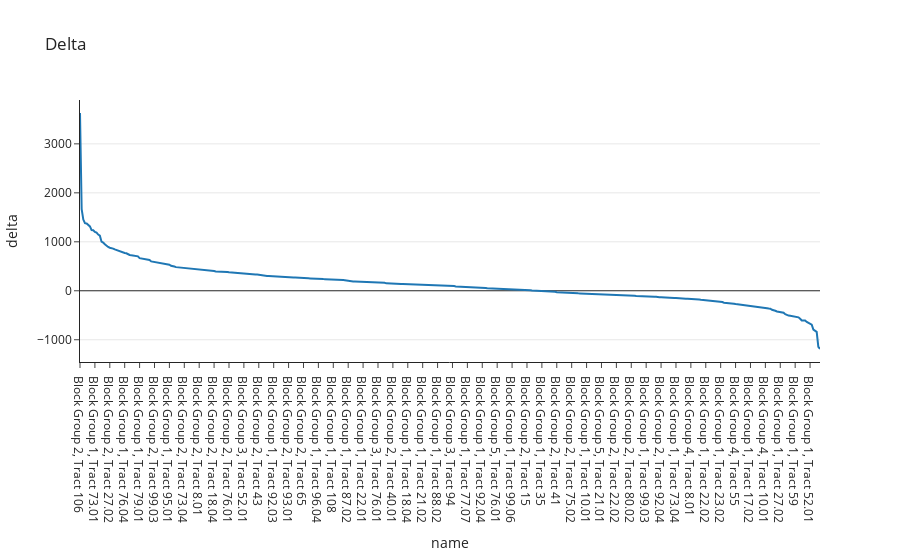

Notebook cell for this chart:
### Code cell
fig_line = px.line(
    features, 
    x = 'name', y='delta', 
    template='simple_white',
    title = 'Delta'
)

fig_line.update_yaxes(showgrid=True, zeroline=True)

fig_line.show()

### Figure 1 — Plotly figure (JSON) as saved in the notebook; plotly's stock layout.template omitted (floating-point values rounded to 4 significant figures; data arrays with more than 128 entries replaced by an {"elided": "..."} marker saying what was removed)
{"data": [{"hovertemplate": "name=%{x}<br>delta=%{y}<extra></extra>", "legendgroup": "", "line": {"color": "#1F77B4", "dash": "solid"}, "mode": "lines", "name": "", "orientation": "v", "showlegend": false, "type": "scatter", "x": {"elided": "448 str values"}, "xaxis": "x", "y": {"elided": "448 int values"}, "yaxis": "y"}], "layout": {"legend": {"tracegroupgap": 0}, "title": {"text": "Delta"}, "xaxis": {"anchor": "y", "domain": [0, 1], "title": {"text": "name"}}, "yaxis": {"anchor": "x", "domain": [0, 1], "showgrid": true, "title": {"text": "delta"}, "zeroline": true}}}
